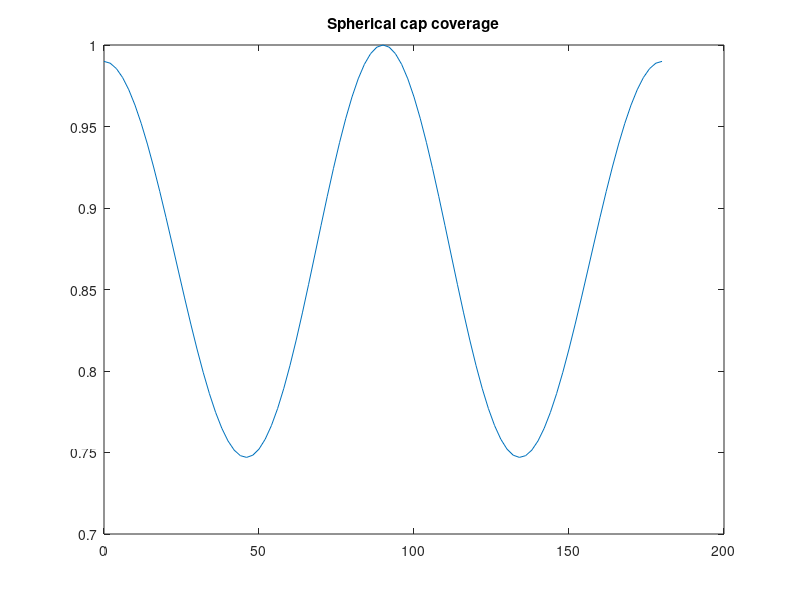

MATLAB code for this plot:
% Сферическая решётка
% Изотропный обзор полусферы

Nrings = 5;
th = 0:2:180;
AFs = zeros(1, numel(th));
for ring = 0:Nrings-1
    elr = ring * 30;
    cnt = max(4, round(12*cosd(elr)));
    for m = 1:cnt
        az = 360*(m-1)/cnt;
        for it = 1:numel(th)
            u = cosd(th(it))*cosd(az) + sind(th(it))*sind(az);
            AFs(it) = AFs(it) + exp(1i*pi*u*sind(elr));
        end
    end
end
figure;
plot(th, abs(AFs)/max(abs(AFs)));
title('Spherical cap coverage');

%{
@play
{
 "title": "Spherical array",
 "groups": [
  {
   "name": "Geometry",
   "controls": [
    {
     "var": "Nrings",
     "label": "Ring count",
     "min": 2,
     "max": 8,
     "step": 1,
     "default": 5
    }
   ]
  }
 ]
}
%}
